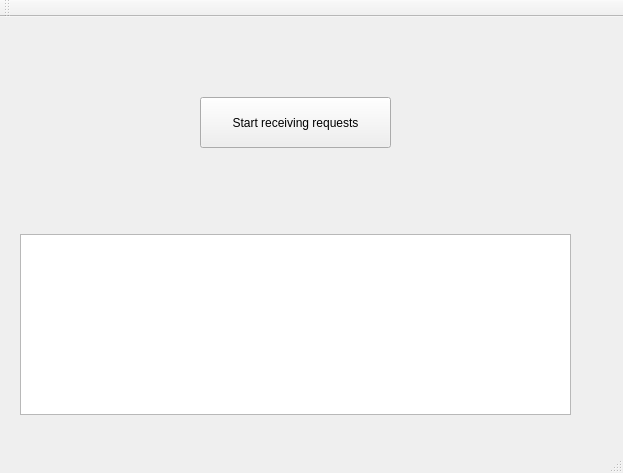
<?xml version="1.0" encoding="UTF-8"?>
<ui version="4.0">
 <class>MainWindow</class>
 <widget class="QMainWindow" name="MainWindow">
  <property name="geometry">
   <rect>
    <x>0</x>
    <y>0</y>
    <width>623</width>
    <height>473</height>
   </rect>
  </property>
  <property name="windowTitle">
   <string>MainWindow</string>
  </property>
  <widget class="QWidget" name="centralWidget">
   <widget class="QPushButton" name="pushButton">
    <property name="geometry">
     <rect>
      <x>200</x>
      <y>80</y>
      <width>191</width>
      <height>51</height>
     </rect>
    </property>
    <property name="text">
     <string>Start receiving requests</string>
    </property>
   </widget>
   <widget class="QTextEdit" name="textEdit">
    <property name="geometry">
     <rect>
      <x>20</x>
      <y>217</y>
      <width>551</width>
      <height>181</height>
     </rect>
    </property>
    <property name="readOnly">
     <bool>true</bool>
    </property>
   </widget>
  </widget>
  <widget class="QMenuBar" name="menuBar">
   <property name="geometry">
    <rect>
     <x>0</x>
     <y>0</y>
     <width>623</width>
     <height>22</height>
    </rect>
   </property>
  </widget>
  <widget class="QToolBar" name="mainToolBar">
   <attribute name="toolBarArea">
    <enum>TopToolBarArea</enum>
   </attribute>
   <attribute name="toolBarBreak">
    <bool>false</bool>
   </attribute>
  </widget>
  <widget class="QStatusBar" name="statusBar"/>
 </widget>
 <layoutdefault spacing="6" margin="11"/>
 <resources/>
 <connections/>
</ui>
